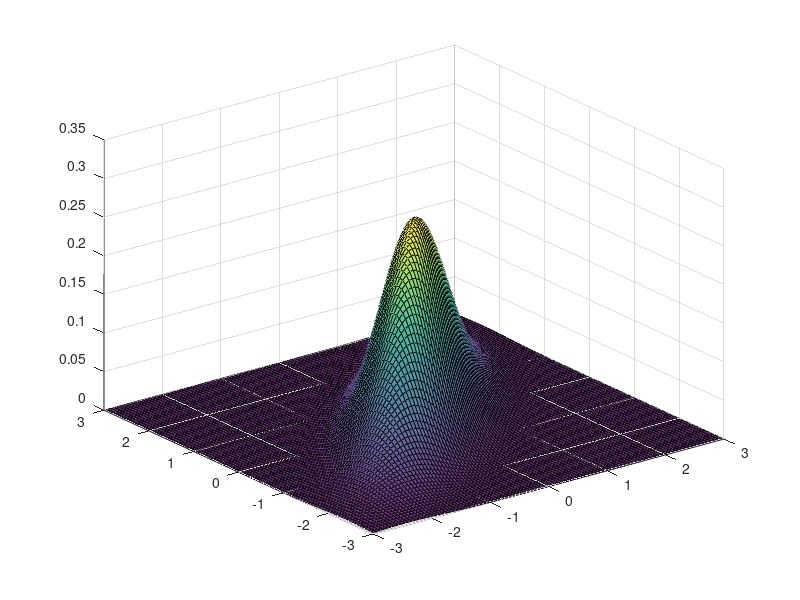

Write MATLAB code to recreate this figure. (Note: this script raises an error after producing the figure.)
close all
% Parameters for the bivariate normal distribution
mu = [0 0]; % Mean
sigma = [1 0.8; 0.8 1]; % Covariance matrix

% Create grid and multivariate normal values
[x, y] = meshgrid(linspace(-3, 3, 100), linspace(-3, 3, 100));
X = [x(:) y(:)];
Z = mvnpdf(X, mu, sigma);
Z = reshape(Z, size(x));


% Plot the surface
figure;
surf(x, y, Z, 'FaceAlpha', 0.8);
colormap parula
hold on
alpha 0.5;

% Add contours at specific Z-level (e.g., Z = -0.1 for visibility)
contourf(x, y, Z, 15,'LineWidth', 2); % Draw 20 contour lines in black
zlim([min(Z(:)) max(Z(:))]);
hold off

xlabel('X');
ylabel('Y');
zlabel('Probability Density (Z)');
%title('Bivariate Normal Distribution with Contours');

view(-20, 20)

% Save the figure to a file
%saveas(gcf, 'correlated_gaussian_surface_rh0.8.eps')
